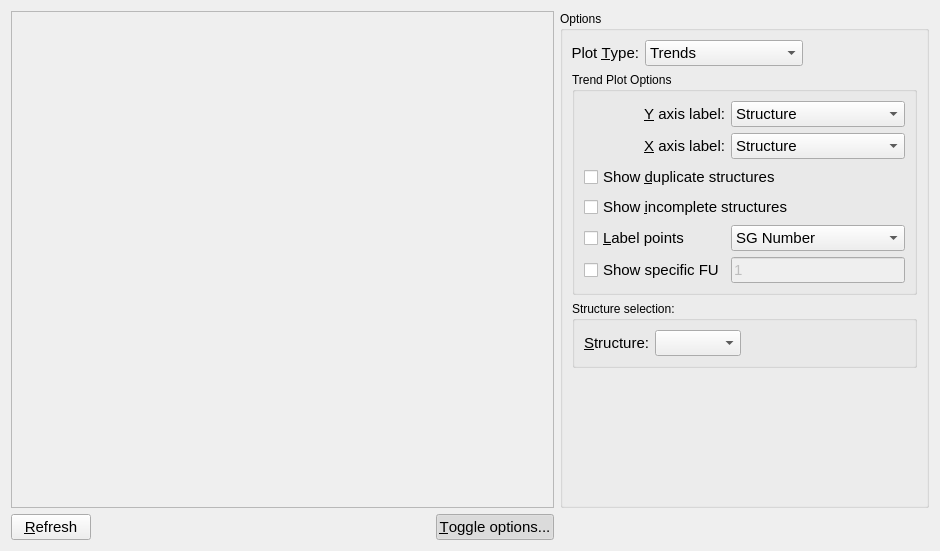
<?xml version="1.0" encoding="UTF-8"?>
<ui version="4.0">
 <class>Tab_Plot</class>
 <widget class="QWidget" name="Tab_Plot">
  <property name="geometry">
   <rect>
    <x>0</x>
    <y>0</y>
    <width>940</width>
    <height>551</height>
   </rect>
  </property>
  <property name="windowTitle">
   <string>Form</string>
  </property>
  <layout class="QGridLayout" name="gridLayout">
   <item row="1" column="0">
    <widget class="QPushButton" name="push_refresh">
     <property name="font">
      <font>
       <pointsize>11</pointsize>
      </font>
     </property>
     <property name="text">
      <string>&amp;Refresh</string>
     </property>
    </widget>
   </item>
   <item row="1" column="1" colspan="2">
    <spacer name="horizontalSpacer_3">
     <property name="orientation">
      <enum>Qt::Horizontal</enum>
     </property>
     <property name="sizeHint" stdset="0">
      <size>
       <width>650</width>
       <height>24</height>
      </size>
     </property>
    </spacer>
   </item>
   <item row="0" column="4">
    <widget class="QGroupBox" name="groupBox">
     <property name="title">
      <string>Options</string>
     </property>
     <layout class="QGridLayout" name="gridLayout_2">
      <item row="0" column="0">
       <widget class="QLabel" name="label">
        <property name="font">
         <font>
          <pointsize>11</pointsize>
         </font>
        </property>
        <property name="text">
         <string>Plot &amp;Type:</string>
        </property>
        <property name="alignment">
         <set>Qt::AlignRight|Qt::AlignTrailing|Qt::AlignVCenter</set>
        </property>
        <property name="buddy">
         <cstring>combo_plotType</cstring>
        </property>
       </widget>
      </item>
      <item row="0" column="2">
       <spacer name="horizontalSpacer_2">
        <property name="orientation">
         <enum>Qt::Horizontal</enum>
        </property>
        <property name="sizeHint" stdset="0">
         <size>
          <width>40</width>
          <height>20</height>
         </size>
        </property>
       </spacer>
      </item>
      <item row="0" column="1">
       <widget class="QComboBox" name="combo_plotType">
        <property name="font">
         <font>
          <pointsize>11</pointsize>
         </font>
        </property>
        <item>
         <property name="text">
          <string>Trends</string>
         </property>
        </item>
        <item>
         <property name="text">
          <string>Distance Histogram</string>
         </property>
        </item>
       </widget>
      </item>
      <item row="3" column="0">
       <spacer name="verticalSpacer">
        <property name="orientation">
         <enum>Qt::Vertical</enum>
        </property>
        <property name="sizeHint" stdset="0">
         <size>
          <width>20</width>
          <height>40</height>
         </size>
        </property>
       </spacer>
      </item>
      <item row="2" column="0" colspan="3">
       <widget class="QGroupBox" name="gb_distance">
        <property name="title">
         <string>Structure selection:</string>
        </property>
        <layout class="QGridLayout" name="gridLayout_4">
         <item row="0" column="0">
          <widget class="QLabel" name="label_2">
           <property name="font">
            <font>
             <pointsize>11</pointsize>
            </font>
           </property>
           <property name="text">
            <string>&amp;Structure:</string>
           </property>
           <property name="alignment">
            <set>Qt::AlignRight|Qt::AlignTrailing|Qt::AlignVCenter</set>
           </property>
           <property name="buddy">
            <cstring>combo_distHistXtal</cstring>
           </property>
          </widget>
         </item>
         <item row="0" column="1">
          <widget class="QComboBox" name="combo_distHistXtal">
           <property name="font">
            <font>
             <pointsize>11</pointsize>
            </font>
           </property>
          </widget>
         </item>
         <item row="0" column="2">
          <spacer name="horizontalSpacer">
           <property name="orientation">
            <enum>Qt::Horizontal</enum>
           </property>
           <property name="sizeHint" stdset="0">
            <size>
             <width>40</width>
             <height>20</height>
            </size>
           </property>
          </spacer>
         </item>
        </layout>
       </widget>
      </item>
      <item row="1" column="0" colspan="3">
       <widget class="QGroupBox" name="gb_trend">
        <property name="title">
         <string>Trend Plot Options</string>
        </property>
        <layout class="QGridLayout" name="gridLayout_3">
         <item row="0" column="0">
          <widget class="QLabel" name="label_34">
           <property name="font">
            <font>
             <pointsize>11</pointsize>
            </font>
           </property>
           <property name="text">
            <string>&amp;Y axis label:</string>
           </property>
           <property name="alignment">
            <set>Qt::AlignRight|Qt::AlignTrailing|Qt::AlignVCenter</set>
           </property>
           <property name="buddy">
            <cstring>combo_yAxis</cstring>
           </property>
          </widget>
         </item>
         <item row="0" column="1">
          <widget class="QComboBox" name="combo_yAxis">
           <property name="font">
            <font>
             <pointsize>11</pointsize>
            </font>
           </property>
           <item>
            <property name="text">
             <string>Structure</string>
            </property>
           </item>
           <item>
            <property name="text">
             <string>Generation</string>
            </property>
           </item>
           <item>
            <property name="text">
             <string>Enthalpy (eV)</string>
            </property>
           </item>
           <item>
            <property name="text">
             <string>Enthalpy per FU (eV)</string>
            </property>
           </item>
           <item>
            <property name="text">
             <string>Energy (eV)</string>
            </property>
           </item>
           <item>
            <property name="text">
             <string>PV enthalpy term (eV)</string>
            </property>
           </item>
           <item>
            <property name="text">
             <string>A</string>
            </property>
           </item>
           <item>
            <property name="text">
             <string>B</string>
            </property>
           </item>
           <item>
            <property name="text">
             <string>C</string>
            </property>
           </item>
           <item>
            <property name="text">
             <string>α</string>
            </property>
           </item>
           <item>
            <property name="text">
             <string>β</string>
            </property>
           </item>
           <item>
            <property name="text">
             <string>γ</string>
            </property>
           </item>
           <item>
            <property name="text">
             <string>Volume</string>
            </property>
           </item>
           <item>
            <property name="text">
             <string>Formula Units</string>
            </property>
           </item>
          </widget>
         </item>
         <item row="1" column="0">
          <widget class="QLabel" name="label_23">
           <property name="font">
            <font>
             <pointsize>11</pointsize>
            </font>
           </property>
           <property name="text">
            <string>&amp;X axis label:</string>
           </property>
           <property name="alignment">
            <set>Qt::AlignRight|Qt::AlignTrailing|Qt::AlignVCenter</set>
           </property>
           <property name="buddy">
            <cstring>combo_xAxis</cstring>
           </property>
          </widget>
         </item>
         <item row="1" column="1">
          <widget class="QComboBox" name="combo_xAxis">
           <property name="font">
            <font>
             <pointsize>11</pointsize>
            </font>
           </property>
           <item>
            <property name="text">
             <string>Structure</string>
            </property>
           </item>
           <item>
            <property name="text">
             <string>Generation</string>
            </property>
           </item>
           <item>
            <property name="text">
             <string>Enthalpy (eV)</string>
            </property>
           </item>
           <item>
            <property name="text">
             <string>Enthalpy per FU (eV)</string>
            </property>
           </item>
           <item>
            <property name="text">
             <string>Energy (eV)</string>
            </property>
           </item>
           <item>
            <property name="text">
             <string>PV enthalpy term (eV)</string>
            </property>
           </item>
           <item>
            <property name="text">
             <string>A</string>
            </property>
           </item>
           <item>
            <property name="text">
             <string>B</string>
            </property>
           </item>
           <item>
            <property name="text">
             <string>C</string>
            </property>
           </item>
           <item>
            <property name="text">
             <string>α</string>
            </property>
           </item>
           <item>
            <property name="text">
             <string>β</string>
            </property>
           </item>
           <item>
            <property name="text">
             <string>γ</string>
            </property>
           </item>
           <item>
            <property name="text">
             <string>Volume</string>
            </property>
           </item>
           <item>
            <property name="text">
             <string>Formula Units</string>
            </property>
           </item>
          </widget>
         </item>
         <item row="2" column="0" colspan="2">
          <widget class="QCheckBox" name="cb_showDuplicates">
           <property name="font">
            <font>
             <pointsize>11</pointsize>
            </font>
           </property>
           <property name="text">
            <string>Show &amp;duplicate structures</string>
           </property>
          </widget>
         </item>
         <item row="3" column="0" colspan="2">
          <widget class="QCheckBox" name="cb_showIncompletes">
           <property name="font">
            <font>
             <pointsize>11</pointsize>
            </font>
           </property>
           <property name="text">
            <string>Show &amp;incomplete structures</string>
           </property>
          </widget>
         </item>
         <item row="4" column="0">
          <widget class="QCheckBox" name="cb_labelPoints">
           <property name="font">
            <font>
             <pointsize>11</pointsize>
            </font>
           </property>
           <property name="text">
            <string>&amp;Label points</string>
           </property>
          </widget>
         </item>
         <item row="4" column="1">
          <widget class="QComboBox" name="combo_labelType">
           <property name="font">
            <font>
             <pointsize>11</pointsize>
            </font>
           </property>
           <item>
            <property name="text">
             <string>SG Number</string>
            </property>
           </item>
           <item>
            <property name="text">
             <string>SG Symbol</string>
            </property>
           </item>
           <item>
            <property name="text">
             <string>Enthalpy (eV)</string>
            </property>
           </item>
           <item>
            <property name="text">
             <string>Energy (eV)</string>
            </property>
           </item>
           <item>
            <property name="text">
             <string>PV enthalpy term (eV)</string>
            </property>
           </item>
           <item>
            <property name="text">
             <string>Volume</string>
            </property>
           </item>
           <item>
            <property name="text">
             <string>Generation</string>
            </property>
           </item>
           <item>
            <property name="text">
             <string>Structure #</string>
            </property>
           </item>
           <item>
            <property name="text">
             <string>Formula Units</string>
            </property>
           </item>
          </widget>
         </item>
         <item row="5" column="0">
          <widget class="QCheckBox" name="cb_showSpecifiedFU">
           <property name="font">
            <font>
             <pointsize>11</pointsize>
            </font>
           </property>
           <property name="text">
            <string>Show specific FU</string>
           </property>
          </widget>
         </item>
         <item row="5" column="1">
          <widget class="QLineEdit" name="edit_showSpecifiedFU">
           <property name="enabled">
            <bool>false</bool>
           </property>
           <property name="font">
            <font>
             <pointsize>11</pointsize>
            </font>
           </property>
           <property name="toolTip">
            <string>&lt;html&gt;&lt;head/&gt;&lt;body&gt;&lt;p&gt;Enter the numbers of formula units separated by commas and hyphens to be searched here. The text box will be updated with the program's interpretation of your input after exiting the box or pressing return.&lt;/p&gt;&lt;p&gt;Examples:&lt;/p&gt;&lt;p&gt;1 , 3&lt;/p&gt;&lt;p&gt;1 - 4&lt;/p&gt;&lt;p&gt;1 - 3, 5, 7 - 9&lt;/p&gt;&lt;p&gt;Note: structures may not be shown for a particular formula unit until the second generation begins.&lt;br/&gt;&lt;/p&gt;&lt;/body&gt;&lt;/html&gt;</string>
           </property>
           <property name="text">
            <string>1</string>
           </property>
          </widget>
         </item>
        </layout>
       </widget>
      </item>
     </layout>
    </widget>
   </item>
   <item row="1" column="3">
    <widget class="QPushButton" name="pushButton">
     <property name="font">
      <font>
       <pointsize>11</pointsize>
      </font>
     </property>
     <property name="text">
      <string>&amp;Toggle options...</string>
     </property>
     <property name="checkable">
      <bool>true</bool>
     </property>
     <property name="checked">
      <bool>true</bool>
     </property>
    </widget>
   </item>
   <item row="0" column="0" colspan="4">
    <widget class="Avogadro::PlotWidget" name="plot_plot">
     <property name="frameShape">
      <enum>QFrame::StyledPanel</enum>
     </property>
     <property name="frameShadow">
      <enum>QFrame::Raised</enum>
     </property>
    </widget>
   </item>
  </layout>
 </widget>
 <customwidgets>
  <customwidget>
   <class>Avogadro::PlotWidget</class>
   <extends>QFrame</extends>
   <header location="global">avogadro/plotwidget.h</header>
   <container>1</container>
  </customwidget>
 </customwidgets>
 <tabstops>
  <tabstop>push_refresh</tabstop>
 </tabstops>
 <resources/>
 <connections>
  <connection>
   <sender>pushButton</sender>
   <signal>toggled(bool)</signal>
   <receiver>groupBox</receiver>
   <slot>setVisible(bool)</slot>
   <hints>
    <hint type="sourcelabel">
     <x>782</x>
     <y>552</y>
    </hint>
    <hint type="destinationlabel">
     <x>983</x>
     <y>283</y>
    </hint>
   </hints>
  </connection>
  <connection>
   <sender>cb_showSpecifiedFU</sender>
   <signal>toggled(bool)</signal>
   <receiver>edit_showSpecifiedFU</receiver>
   <slot>setEnabled(bool)</slot>
   <hints>
    <hint type="sourcelabel">
     <x>798</x>
     <y>259</y>
    </hint>
    <hint type="destinationlabel">
     <x>959</x>
     <y>260</y>
    </hint>
   </hints>
  </connection>
 </connections>
</ui>
